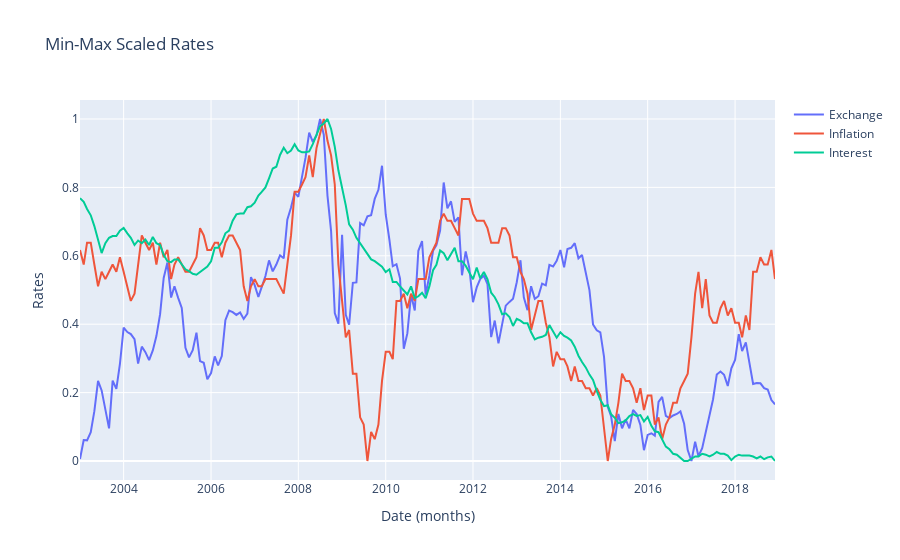

Notebook source saved alongside this figure:
### Code cell
trace1 = go.Scatter(
    x = date_range,
    y = scaled[:,0],
    mode = 'lines',
    name = 'Exchange'
)
trace2 = go.Scatter(
    x = date_range,
    y = scaled[:,1],
    mode = 'lines',
    name = 'Inflation'
)
trace3 = go.Scatter(
    x = date_range,
    y = scaled[:,2],
    mode = 'lines',
    name = 'Interest'
)
layout = go.Layout(
    title = "Min-Max Scaled EUR/USD Exchange Rates" ,
    xaxis = {'title' : "Date (months)"},
    yaxis = {'title' : "Rates"}
)
fig = go.Figure(data=[trace1, trace2, trace3], layout=layout)
fig.show()

### Figure 1 — Plotly figure (JSON) as saved in the notebook; plotly's stock layout.template omitted (floating-point values rounded to 4 significant figures; data arrays with more than 128 entries replaced by an {"elided": "..."} marker saying what was removed)
{"data": [{"mode": "lines", "name": "Exchange", "type": "scatter", "x": {"elided": "193 str values"}, "y": {"elided": "192 float values"}}, {"mode": "lines", "name": "Inflation", "type": "scatter", "x": {"elided": "193 str values"}, "y": {"elided": "192 float values"}}, {"mode": "lines", "name": "Interest", "type": "scatter", "x": {"elided": "193 str values"}, "y": {"elided": "192 float values"}}], "layout": {"title": {"text": "Min-Max Scaled Rates"}, "xaxis": {"title": {"text": "Date (months)"}}, "yaxis": {"title": {"text": "Rates"}}}}
